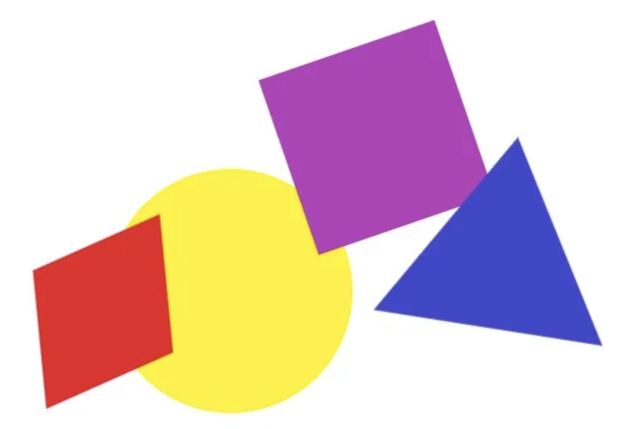
#> input picture Data_Science_Contents/Deep_Learning/41.Open_CV_Contours/img.png, 1266 x 858 px (shown at 1/2 size)
$ jupyter execute Open_CV_Contours.ipynb
#> lines starting #> are read from the running program, lines starting #| are printed output that depends on the picture; after the words box and inside, x2 and y2 are one past the last pixel; in counts of white or black regions, pixels touching at a corner belong together
### Open CV Contours

By Alberto Valdés

**Mail 1:** anvaldes@uc.cl

**Mail 2:** alberto.valdes.gonzalez.96@gmail.com

[cell 1]
import warnings
warnings.filterwarnings("ignore")

[cell 2]
import cv2
import time
import matplotlib.pyplot as plt
from skimage import img_as_ubyte

### Start time of execution

[cell 3]
start = time.time()

# Execution

### 1. Open image

[cell 4]
img = cv2.imread("img.png")
#> img is the input picture: shape (858, 1266, 3); mean B, G, R 201.8, 201.2, 225.3

[cell 5]
plt.imshow(img)
plt.show()

### 2. Convert to gray

[cell 6]
gray = cv2.cvtColor(img, cv2.COLOR_BGR2GRAY)
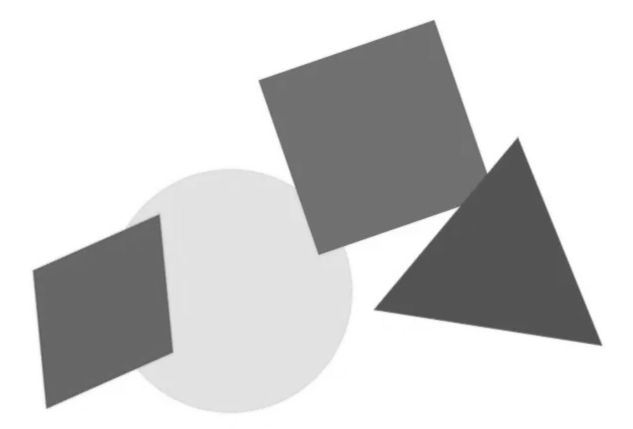
#> gray: shape (858, 1266) (shown at 1/2 size); min 73, max 255, mean 208.4

[cell 7]
plt.imshow(gray, cmap = 'gray')
plt.show()

### 3. Binarize the image

[cell 8]
img_bin = (gray >= 230)*255
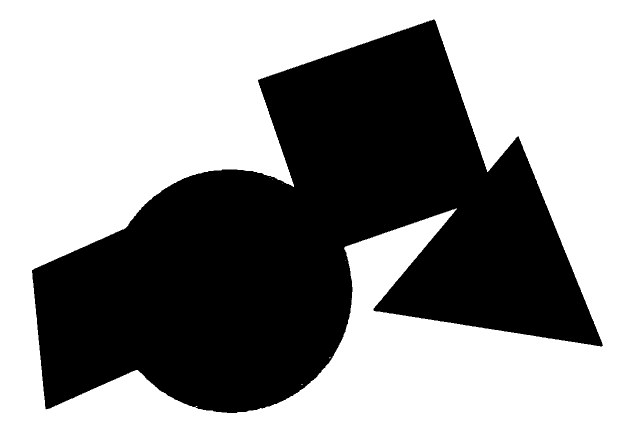
#> img_bin: shape (858, 1266) int64 (shown at 1/2 size); 58.1% white; 1 black region, box (x1, y1, x2, y2) and area: (64, 39, 1206, 826) 455150
img_bin = img_as_ubyte(img_bin)
#> img_bin: shape (858, 1266); 58.1% white; 1 black region

[cell 9]
plt.imshow(img_bin, cmap = 'gray')
plt.show()

### 4. Extract the contour

[cell 10]
contours, heirarchy = cv2.findContours(img_bin, cv2.RETR_TREE, cv2.CHAIN_APPROX_SIMPLE)
#> contours = 8 contours, 6 with area under 20; largest, box (x1, y1, x2, y2) and area: (0, 0, 1266, 858) 1084105, (63, 38, 1207, 827) 457113

### 5. Plot the contour

[cell 11]
_ = cv2.drawContours(img, contours, -1, (0,255,0), 20)
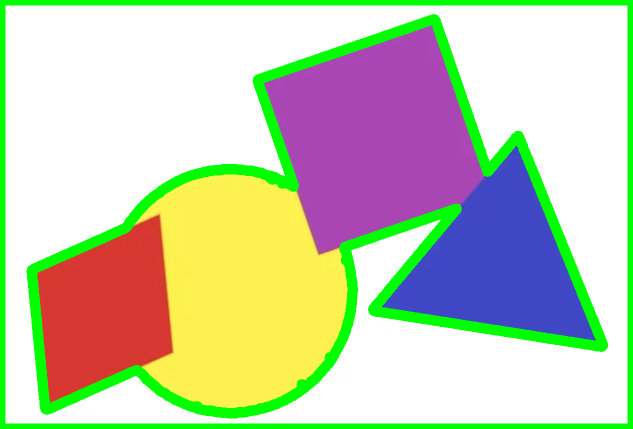
#> img: shape (858, 1266, 3) (shown at 1/2 size); 12.25% of pixels changed, all inside (x1, y1, x2, y2) = (0, 0, 1266, 858)
